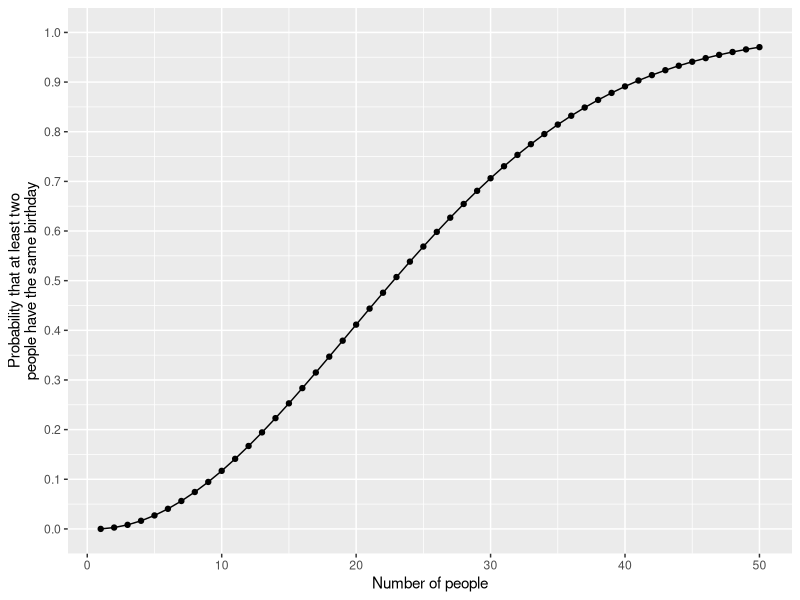

This figure's R source:
## ---- chunk 1
knitr::opts_chunk$set(echo = FALSE)
knitr::opts_chunk$set(echo = T,
                      results = "hide") #show most chunks but omit results
library(tidyverse)
## ---- chunk 2
## write the birthday function
birthday <- function(k) {
logdenom <- k * log(365) + lfactorial(365 - k)
lognumer <- lfactorial(365)
pr <- 1 - exp(lognumer - logdenom)
pr
}

## ---- chunk 3
## create a tibble with the k and pr per k
bday <- tibble(k = 1:50, pr = birthday(k))
## ---- chunk 4
## plot (need to adjust size)
ggplot(bday, aes(x = k, y = pr)) +
geom_line() +
geom_point() +
scale_y_continuous(str_c("Probability that at least two",
                         "people have the same birthday", sep = "\n"),
                   limits = c(0, 1), breaks = seq(0, 1, by = 0.1)) +
labs(x = "Number of people")
## ---- chunk 5
## setting seed for replication
set.seed(4444)
k <- 23 # number of people
sims <- 1000 # number of simulations
event <- 0 # counter
for (i in 1:sims) {
days <- sample(1:365, k, replace = TRUE)
days.unique <- unique(days) # unique birthdays
## if there are duplicates, the number of unique birthdays
## will be less than the number of birthdays, which is `k'
if (length(days.unique) < k) {
event <- event + 1
}
}
## ---- chunk 6
## fraction of trials where at least two bdays are the same
answer <- event / sims
answer
